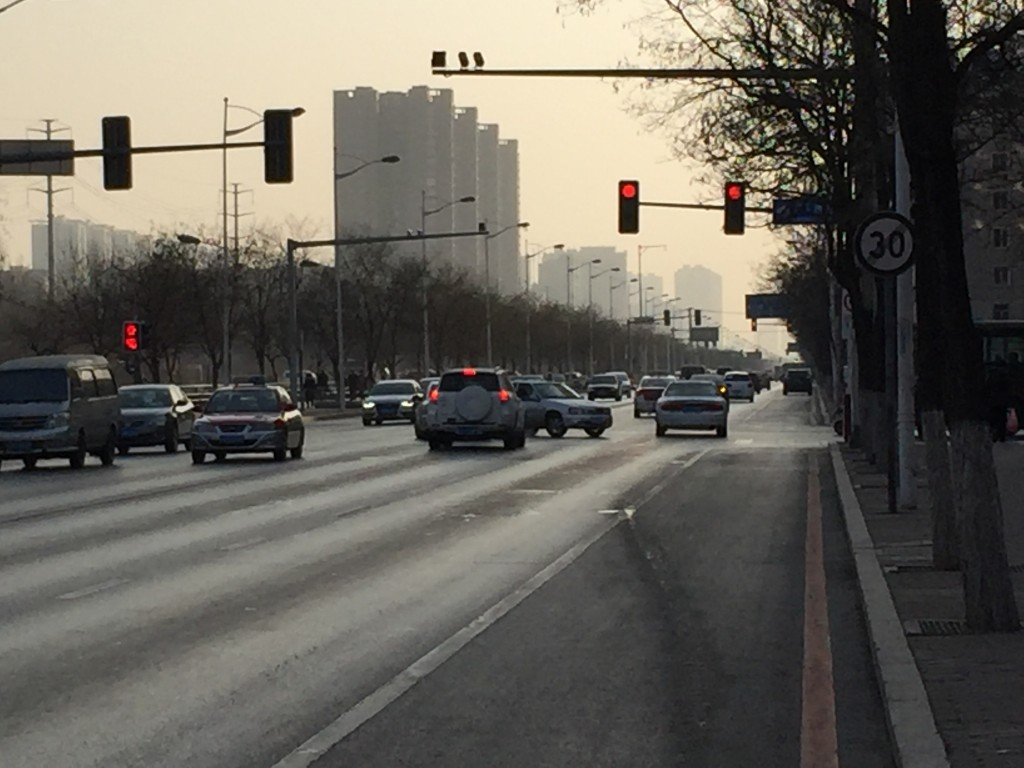
#> input picture Images/Images Used For Testing/IMG_0240.JPG, 1024 x 768 px, found by its file name
$ python traffLightDet_stillImg.py
#> lines starting #> are read from the running program, lines starting #| are printed output that depends on the picture; after the words box and inside, x2 and y2 are one past the last pixel; in counts of white or black regions, pixels touching at a corner belong together
#Import the necessay packages
import cv2
import numpy as np

#Read image
image = cv2.imread('IMG_0240.JPG')
#> image is the input picture: shape (768, 1024, 3); mean B, G, R 90.9, 99.1, 102.7

#Define font style
font = cv2.FONT_HERSHEY_SIMPLEX

#Convert video from BGR to HSV
hsv = cv2.cvtColor(image, cv2.COLOR_BGR2HSV)
#> hsv: shape (768, 1024, 3); mean H, S, V 42.7, 31.9, 103.8

#Define the lower and upper HSV values for red. Then create the mask for red
#The mask is a threshold to only get red. However there are two set of ranges for red
lower_red1 = np.array([0,100,100])
upper_red1 = np.array([8,255,255])
mask_red1 = cv2.inRange(hsv, lower_red1, upper_red1)
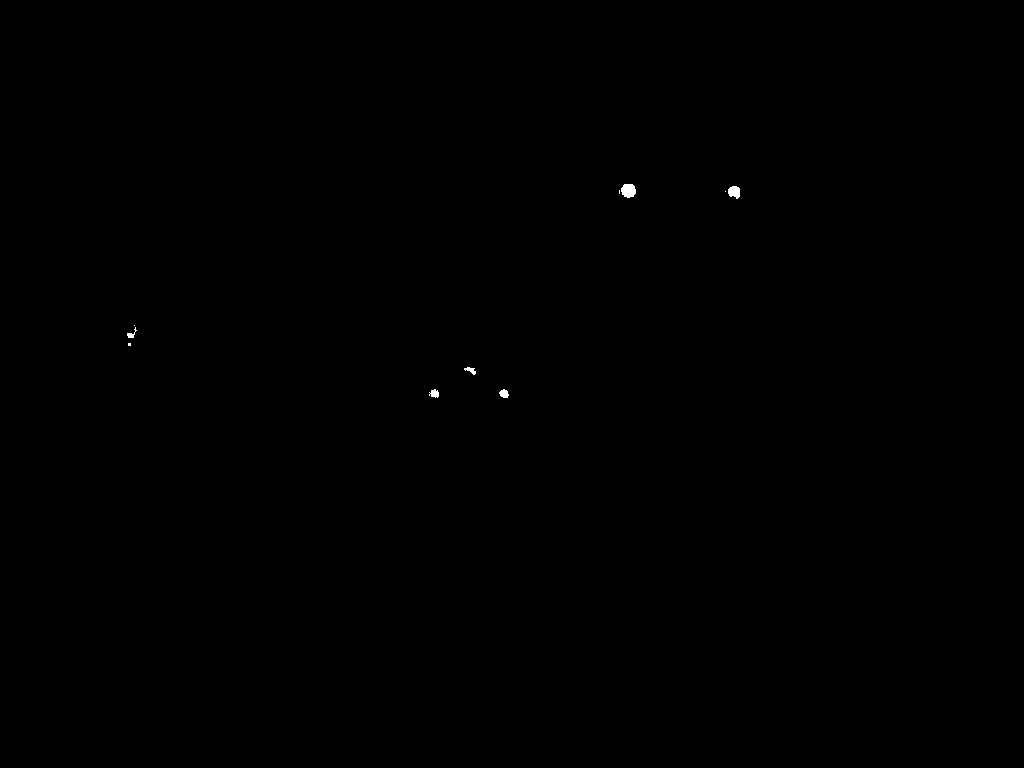
#> mask_red1: shape (768, 1024); 0.07% white; 10 white regions (4 under 20 px), largest, box (x1, y1, x2, y2) and area: (621, 184, 636, 198) 168, (728, 186, 740, 199) 120, (499, 389, 509, 398) 64, (429, 389, 439, 398) 61, (464, 367, 476, 375) 49, (127, 327, 137, 338) 41

lower_red2 = np.array([150,100,100])
upper_red2 = np.array([180,255,255])
mask_red2 = cv2.inRange(hsv, lower_red2, upper_red2)
#> mask_red2: shape (768, 1024); 0.04% white; 10 white regions (5 under 20 px), largest, box (x1, y1, x2, y2) and area: (124, 336, 137, 349) 109, (126, 323, 135, 334) 76, (461, 370, 473, 375) 37, (429, 390, 438, 401) 35, (498, 394, 508, 400) 26

#Combine red masks
mask_redComb = mask_red1 + mask_red2
#> mask_redComb: shape (768, 1024); 0.1% white; 8 white regions (2 under 20 px), largest, box (x1, y1, x2, y2) and area: (124, 323, 137, 349) 236, (621, 184, 636, 198) 168, (728, 186, 740, 199) 132, (429, 388, 439, 401) 98, (498, 388, 509, 400) 96, (461, 367, 476, 375) 86

#Define the lower and upper HSV values for yellow. Then create the mask for yellow
#The mask is a threshold to only get yellow.
lower_yellow = np.array([15,150,150])
upper_yellow = np.array([35,255,255])
mask_yellow = cv2.inRange(hsv, lower_yellow, upper_yellow)
#> mask_yellow: shape (768, 1024); every value is 0

#Define the lower and upper HSV values for green. Then create the mask for green
#The mask is a threshold to only get green.
lower_green = np.array([55,111,111])
upper_green = np.array([100,255,255])
mask_green = cv2.inRange(hsv, lower_green, upper_green)

# [11 lines of commented-out code are left out]
mask = mask_redComb + mask_yellow + mask_green

#Bitwise-AND the image and mask
res = cv2.bitwise_and(image, image, mask = mask)

#Hough transform circle detection for all three colors
r_circles = cv2.HoughCircles(mask_redComb, cv2.HOUGH_GRADIENT, 1, 80, param1=50, param2=8, minRadius=3, maxRadius=50)
#> r_circles = [[628.5, 189.5, 7.4], [733.5, 191.5, 6.9], [432.5, 394.5, 5.5], [138.5, 332.5, 13]]
y_circles = cv2.HoughCircles(mask_yellow, cv2.HOUGH_GRADIENT, 1, 80, param1=50, param2=8, minRadius=3, maxRadius=50)
#> y_circles = None
g_circles = cv2.HoughCircles(mask_green, cv2.HOUGH_GRADIENT, 1, 60, param1=50, param2=10, minRadius=3, maxRadius=50)
#> g_circles = None

#Label and identify red circles
if r_circles is not None:
    #Convert the (x,y) coordinates and radius of the circles to integers
    r_circles = np.uint16(np.around(r_circles))
#> r_circles = [[628, 190, 7], [734, 192, 7], [432, 394, 6], [138, 332, 13]]

    for i in r_circles[0,:]:
        #Draw the outer circle & label
        cv2.circle(image,(i[0],i[1]),i[2],(255,0,0),1)
        cv2.putText(image, 'Red', (i[0],i[1]), font, 1, (255,0,0), 1, cv2.LINE_AA)
#> this loop made 4 passes
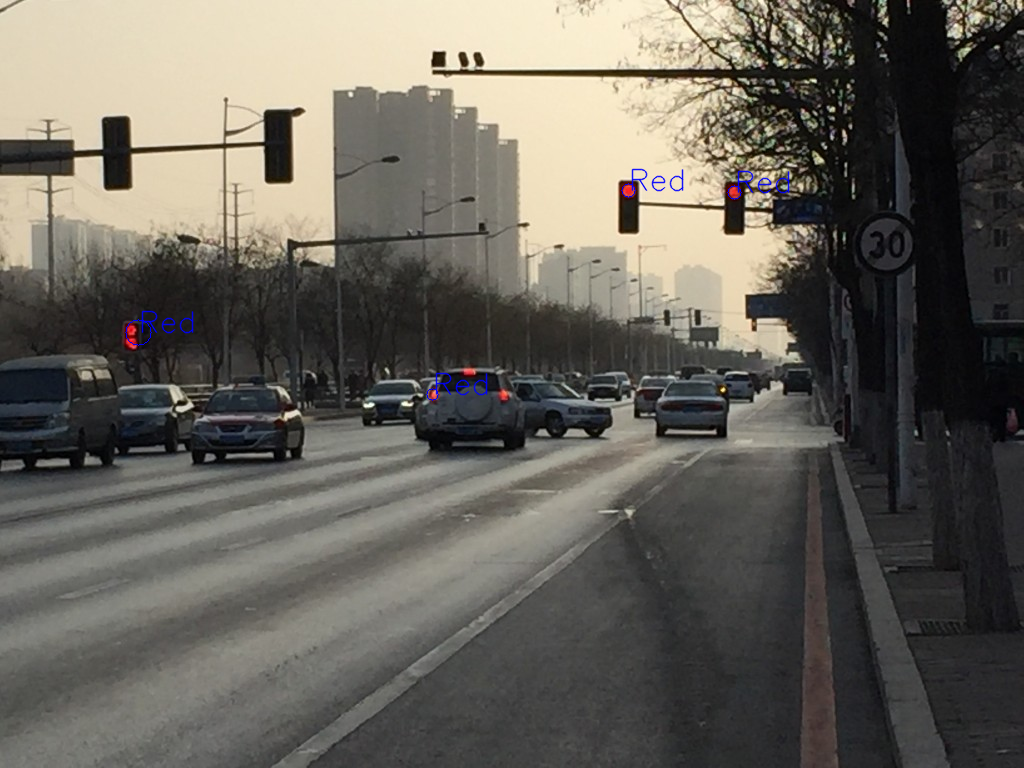
#> image: shape (768, 1024, 3); 0.26% of pixels changed, all inside (x1, y1, x2, y2) = (125, 168, 790, 401)

#Label and identify yellow circles
if y_circles is not None:
    #Convert the (x,y) coordinates and radius of the circles to integers
    y_circles = np.uint16(np.around(y_circles))

    for i in y_circles[0,:]:
        #Draw the outer circle & label
        cv2.circle(image,(i[0],i[1]),i[2],(225,0,0),1)
        cv2.putText(image, 'Yellow', (i[0],i[1]), font, 1, (255,0,0), 1, cv2.LINE_AA)

#Label and identify green circles
if g_circles is not None:
    #Convert the (x,y) coordinates and radius of the circles to integers
    g_circles = np.uint16(np.around(g_circles))

    for i in g_circles[0,:]:
        #Draw the outer circle & label
        cv2.circle(image,(i[0],i[1]),i[2],(255,0,0),1)
        cv2.putText(image, 'Green', (i[0],i[1]), font, 1, (255,0,0), 1, cv2.LINE_AA)

#Show the original, masks, and results
cv2.imshow("Original", image)
cv2.imshow("Mask Red1", mask_red1)
cv2.imshow("Mask Red2", mask_red2)
# [4 lines of commented-out code are left out]

cv2.waitKey(0)
cv2.destroyAllWindows()

$ run again, with Images/Images Used For Testing/IMG_0218.JPG copied over Images/Images Used For Testing/IMG_0240.JPG
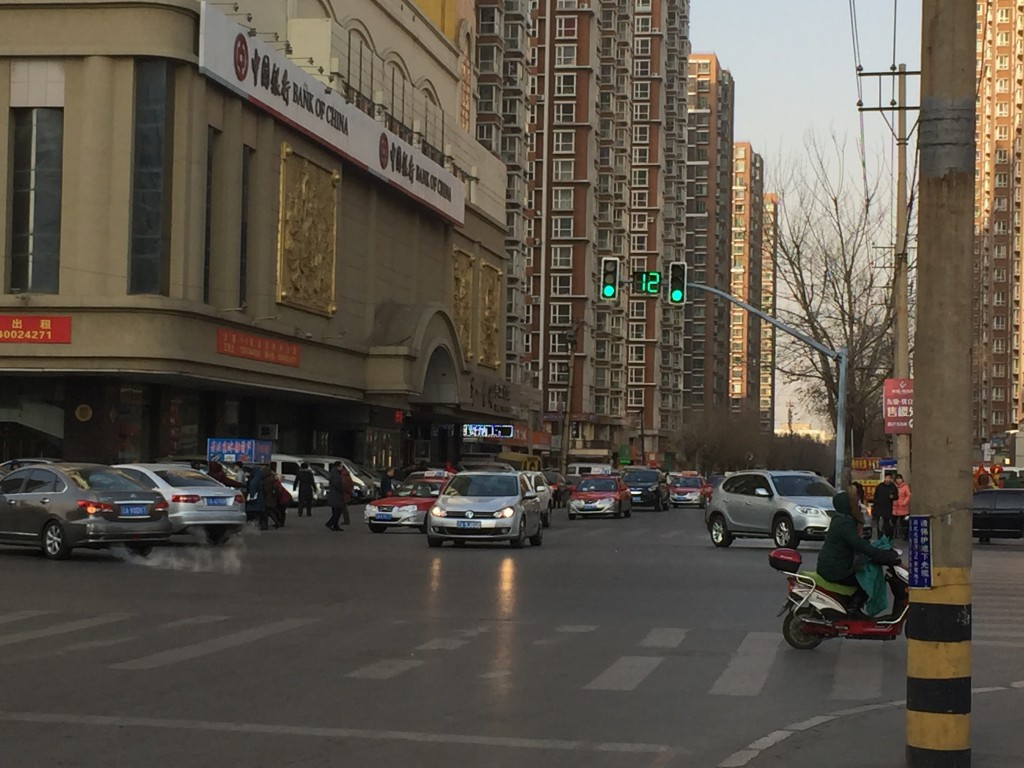
#> input picture Images/Images Used For Testing/IMG_0218.JPG, 1024 x 768 px, found by its file name
#> image is the input picture: shape (768, 1024, 3); mean B, G, R 71.6, 82.1, 89.3
#> hsv: shape (768, 1024, 3); mean H, S, V 27.7, 57, 90.4
#> `mask_red1 = cv2.inRange(hsv, lower_red1, upper_red1)`:
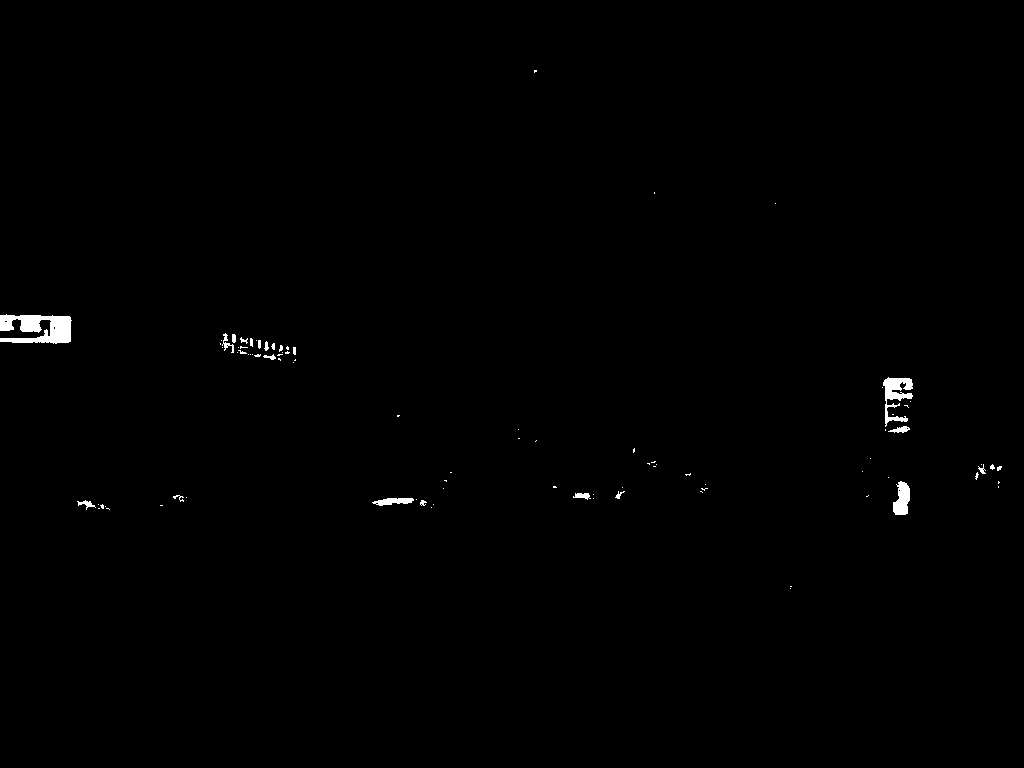
#> mask_red1: shape (768, 1024); 0.47% white; 90 white regions (70 under 20 px), largest, box (x1, y1, x2, y2) and area: (0, 314, 72, 344) 1452, (883, 377, 913, 427) 675, (893, 481, 910, 515) 412
#> mask_red2: shape (768, 1024); 0.05% white in thin lines or dots, all inside (x1, y1, x2, y2) = (5, 321, 902, 631)
#> mask_redComb: shape (768, 1024); 0.52% white; 97 white regions (76 under 20 px), largest, box (x1, y1, x2, y2) and area: (0, 314, 72, 344) 1456, (883, 377, 913, 433) 822, (893, 481, 910, 515) 413
#> mask_yellow: shape (768, 1024); 0.09% white; 108 white regions (104 under 20 px), largest, box (x1, y1, x2, y2) and area: (416, 0, 439, 21) 246, (445, 9, 453, 34) 105, (998, 0, 1008, 7) 28, (42, 321, 48, 327) 28
#> mask_green: shape (768, 1024); 0.04% white; 6 white regions (2 under 20 px), largest, box (x1, y1, x2, y2) and area: (647, 272, 659, 293) 102, (602, 285, 614, 296) 95, (672, 290, 682, 301) 92, (642, 274, 646, 291) 45
#> `r_circles = cv2.HoughCircles(mask_redComb, cv2.HOUGH_GRADIENT, 1, 80, ..`: r_circles = [[907.5, 412.5, 23.6], [250.5, 326.5, 28.6], [24.5, 316.5, 25.7], [92.5, 490.5, 15.5], [594.5, 514.5, 19.1], [788.5, 566.5, 12.2], [880.5, 489.5, 18.5], [984.5, 469.5, 5.2], [427.5, 503.5, 3.8]]
#> `y_circles = cv2.HoughCircles(mask_yellow, cv2.HOUGH_GRADIENT, 1, 80, p..`: y_circles = [[1003.5, 15.5, 15.1], [1022.5, 99.5, 36.5], [435.5, 3.5, 11.6]]
#> `g_circles = cv2.HoughCircles(mask_green, cv2.HOUGH_GRADIENT, 1, 60, pa..`: g_circles = [[651.5, 277.5, 6.9]]
#> `r_circles = np.uint16(np.around(r_circles))`: r_circles = [[908, 412, 24], [250, 326, 29], [24, 316, 26], [92, 490, 16], [594, 514, 19], [788, 566, 12], [880, 490, 18], [984, 470, 5], [428, 504, 4]]
#> the loop `for i in r_circles[0,:]:` made 9 passes
#> `y_circles = np.uint16(np.around(y_circles))`: y_circles = [[1004, 16, 15], [1022, 100, 36], [436, 4, 12]]
#> the loop `for i in y_circles[0,:]:` made 3 passes
#> `g_circles = np.uint16(np.around(g_circles))`: g_circles = [[652, 278, 7]]
#> the loop `for i in g_circles[0,:]:` made 1 pass
#> after the loop `for i in g_circles[0,:]:`:
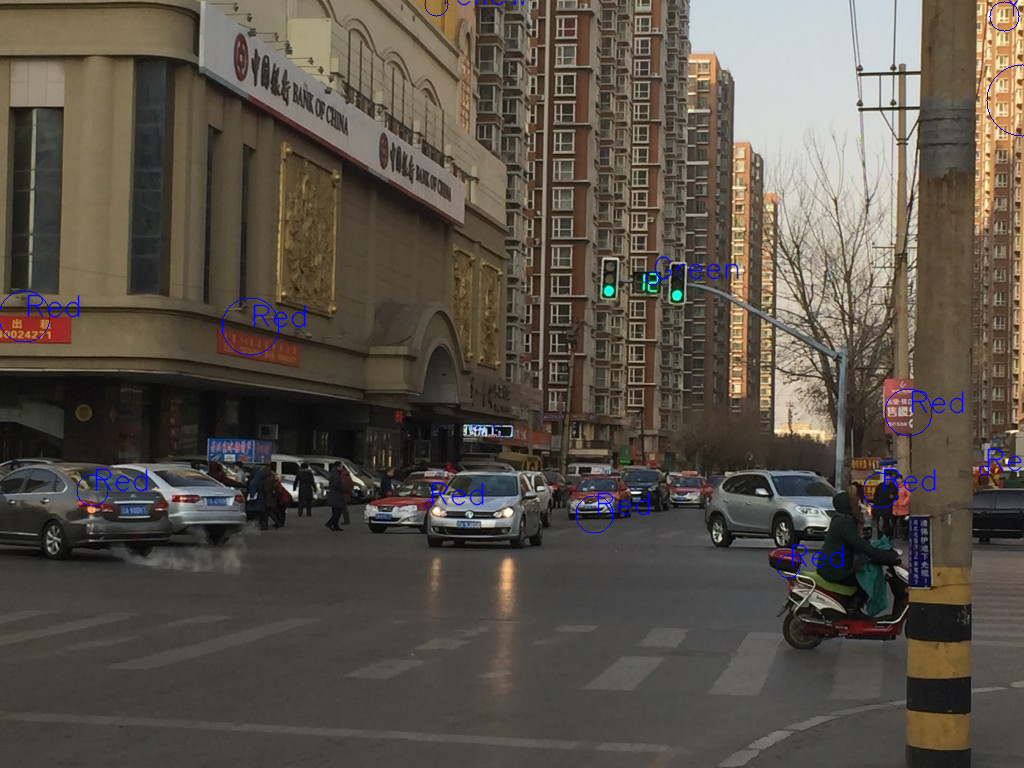
#> image: shape (768, 1024, 3); mean B, G, R 72.3, 81.7, 88.9

$ run again, with Images/Images Used For Testing/IMG_0220.JPG copied over Images/Images Used For Testing/IMG_0240.JPG
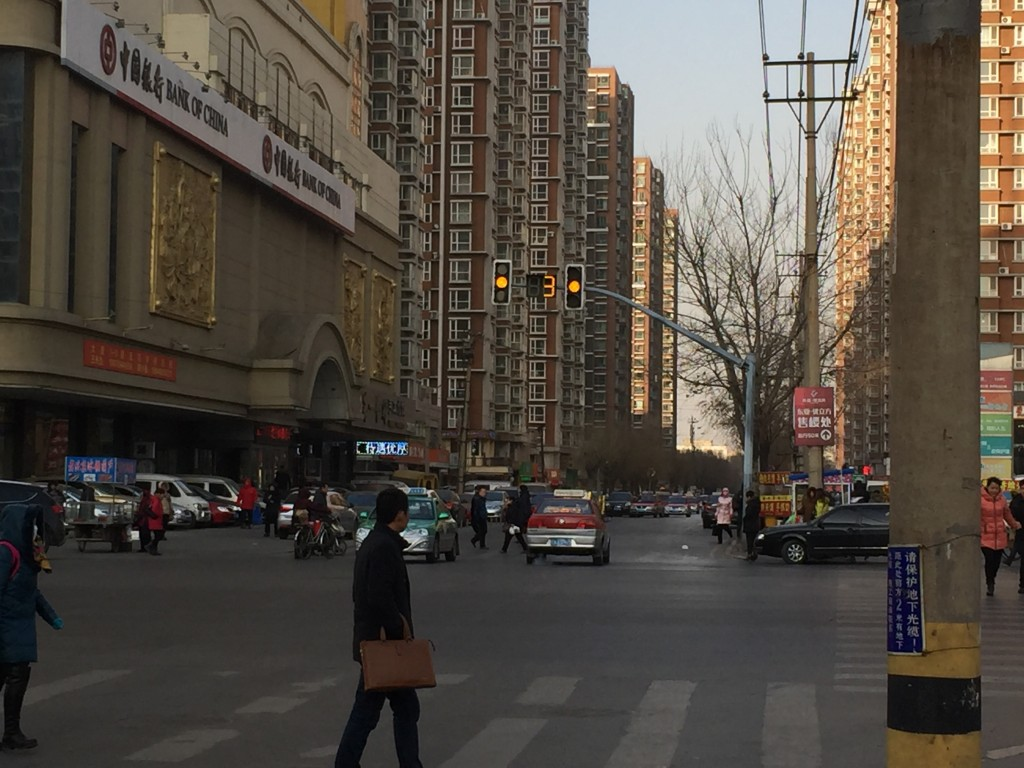
#> input picture Images/Images Used For Testing/IMG_0220.JPG, 1024 x 768 px, found by its file name
#> image is the input picture: shape (768, 1024, 3); mean B, G, R 65.6, 74.2, 81.4
#> hsv: shape (768, 1024, 3); mean H, S, V 32.4, 59.3, 82.8
#> `mask_red1 = cv2.inRange(hsv, lower_red1, upper_red1)`:
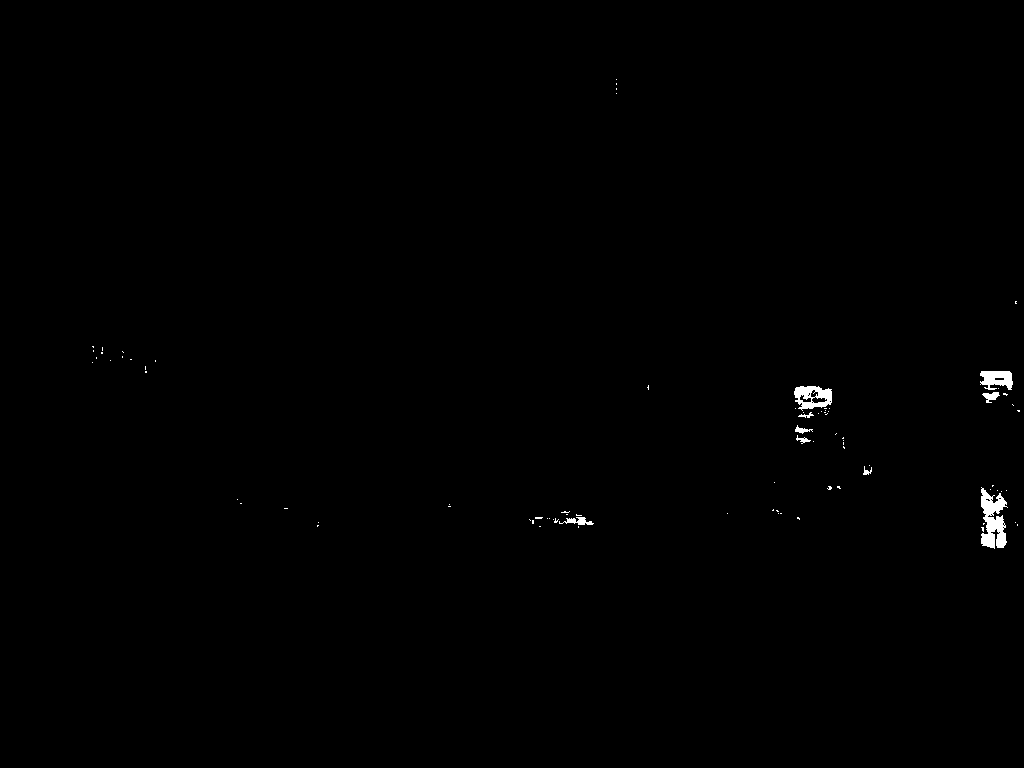
#> mask_red1: shape (768, 1024); 0.35% white; 86 white regions (77 under 20 px), largest, box (x1, y1, x2, y2) and area: (981, 487, 1008, 549) 1014, (794, 386, 832, 411) 585, (980, 371, 1013, 390) 460
#> mask_red2: shape (768, 1024); 0.05% white in thin lines or dots, all inside (x1, y1, x2, y2) = (1, 388, 871, 543)
#> mask_redComb: shape (768, 1024); 0.4% white; 88 white regions (79 under 20 px), largest, box (x1, y1, x2, y2) and area: (981, 487, 1008, 549) 1014, (794, 386, 832, 444) 867, (980, 371, 1013, 390) 460
#> mask_yellow: shape (768, 1024); 0.08% white; 136 white regions (133 under 20 px), largest, box (x1, y1, x2, y2) and area: (496, 277, 507, 288) 97, (569, 281, 580, 292) 91, (876, 101, 882, 108) 22
#> mask_green: shape (768, 1024); 0.03% white; 7 white regions (6 under 20 px), largest, box (x1, y1, x2, y2) and area: (983, 438, 1008, 454) 203
#> `r_circles = cv2.HoughCircles(mask_redComb, cv2.HOUGH_GRADIENT, 1, 80, ..`: r_circles = [[819.5, 422.5, 24.9], [991.5, 502.5, 11.8], [997.5, 379.5, 14.9], [566.5, 542.5, 28.5], [83.5, 353.5, 12.2]]
#> `y_circles = cv2.HoughCircles(mask_yellow, cv2.HOUGH_GRADIENT, 1, 80, p..`: y_circles = [[986.5, 29.5, 19.9], [899.5, 120.5, 28.8], [573.5, 286.5, 4.6], [863.5, 207.5, 27.4], [983.5, 128.5, 27.7], [881.5, 25.5, 23.9]]
#> `g_circles = cv2.HoughCircles(mask_green, cv2.HOUGH_GRADIENT, 1, 60, pa..`: g_circles = [[994.5, 457.5, 14.5]]
#> `r_circles = np.uint16(np.around(r_circles))`: r_circles = [[820, 422, 25], [992, 502, 12], [998, 380, 15], [566, 542, 28], [84, 354, 12]]
#> the loop `for i in r_circles[0,:]:` made 5 passes
#> `y_circles = np.uint16(np.around(y_circles))`: y_circles = [[986, 30, 20], [900, 120, 29], [574, 286, 5], [864, 208, 27], [984, 128, 28], [882, 26, 24]]
#> the loop `for i in y_circles[0,:]:` made 6 passes
#> after the loop `for i in y_circles[0,:]:`:
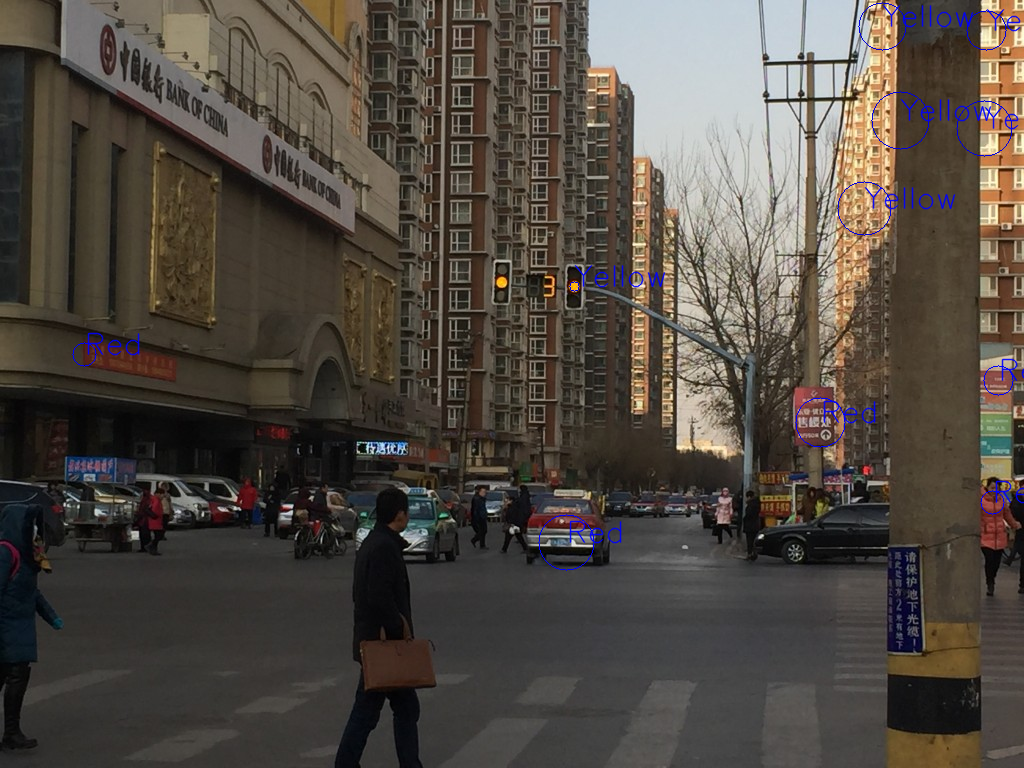
#> image: shape (768, 1024, 3); mean B, G, R 66.4, 73.8, 80.9
#> `g_circles = np.uint16(np.around(g_circles))`: g_circles = [[994, 458, 14]]
#> the loop `for i in g_circles[0,:]:` made 1 pass
